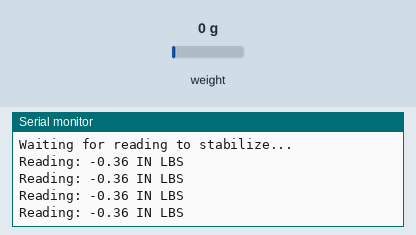
Bench run of a sketch on a simulated Arduino Uno, built with avr-gcc and run on an emulated ATmega328P. Parts: the last lines printed to the serial monitor. The inputs (shaded band) are chosen by the test bench; at power-on: weight on the scale 0 g.

Above: at 7.2 s.
7.3 s: weight on the scale set to 100 g
At 7.63 s:
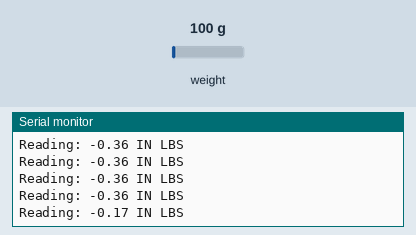
10.3 s: weight on the scale set to 1250 g
At 10.44 s:
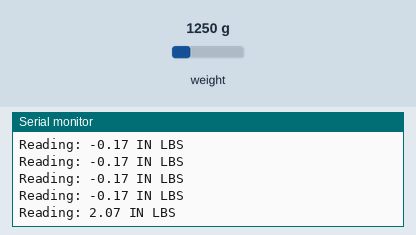
Timing chart, 0 to 13.3 s (numbered marks = the images above; inputs shaded):
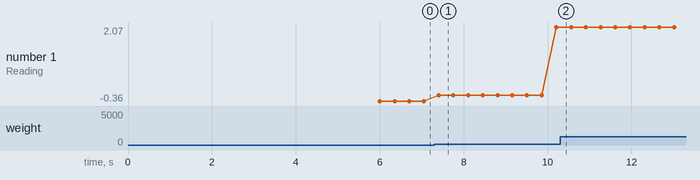

The sketch:

Torque.ino
```cpp
/*

 The HX711 does one thing well: read load cells. The breakout board is compatible with any wheat-stone bridge
 based load cell which should allow a user to measure everything from a few grams to tens of tons. Fortunately,
 the TRT-25 also uses a wheatstone bridge configuration.

-------------------------WIRING-------------------------------------
HX711 pins -> Load Cell                                             |
 +EXCITATION -> RED                                                 |
 -EXCITATION -> BLK                                                 |
 +SIGNAL     -> GTN                                                 |
 -SIGNAL     -> WHT                                                 |
                                                                    |
Arduino pins -> HX711                                               |
 10 -> DOUT (PURPLE)                                                 |
 11 -> HX711 CLK (YELLOW)                                           |
 5V -> VCC (RED)                                                    |
 GND -> GND (BLACK)                                                 |
                                                                    |
The HX711 board will be powered by the Arduino Shield 5V power bus. |
BE SURE TO CHECK ALL PIN CONNECTIONS BEFORE CONNECTING ARDUINO BOARD!
'VERIFY' AND 'UPLOAD' PROGRAM. USE SERIAL MONITOR TO CHECK OUTPUT   |
ONCE PROGRAM IS COMPILED AND UPLOADED, CHANGE PORT TO UNUSED PORT   |
IT IS THEN SAFE TO CONNECT DEVICE TO MS EXCEL DATASTREAMER          |
*YOU WONT BE ABLE TO CONNECT DEVICE IF IT IS STILL CONNECTED HERE*  |
--------------------------------------------------------------------
*/
#include <SPI.h>
#include <Adafruit_GFX.h>
#include <Adafruit_SH1106.h>
#include <Adafruit_Sensor.h>
#include <Adafruit_SSD1306.h>
#include "HX711.h" //This library needed to modified ; Original header file (HX711.h.orig) included.

#define LOADCELL_DOUT_PIN 10 //DT PRP 10
#define LOADCELL_SCK_PIN  11 //SCK YEL 11
#define SCREEN_WIDTH 128 // OLED display width, in pixels
#define SCREEN_HEIGHT 64 // OLED display height, in pixels

#define OLED_RESET -1

Adafruit_SH1106 display(OLED_RESET);
HX711 scale;
float torque;
float raw_count = 0.0;        // raw read from ADC
float full_scale = 25.0;      // full scale of output for TRT-25 (see specs)
float sensitivity = 0.00252;  // mV/V value (see calibration certificate)
float gain = 128.0;           // gain set explicity to 128
float aToD = 16777216.0;      // 2 ^ 24 since HX711 is a 24-bit ADC
float offset_value = -0.36;    // Still finding some small error. This value might need to be adjusted in the future.


void setup() {
  Serial.begin(9600); //BAUD RATE TO BE SET IN SERIAL MONITOR
  Serial.println("Torque testing for P21096: Bone Testing");
  scale.begin(LOADCELL_DOUT_PIN, LOADCELL_SCK_PIN);
  scale.tare();
  //Setting up Serial display
  Serial.println("Waiting for reading to stabilize...");
  //wait for HX711 chips to stabilize
  delay(5000);
}

void loop() {
  //Take reading and convert it from lbs to newtons (Leaving in debug lines for lbs)
  Serial.print("Reading: ");
  raw_count = (scale.read());
  //NO KNOWN WAY TO CALIBRATE WITH KNOWN TORQUE VALUES TO INTERPOLATE/EXTRAPOLATE
  //APPROXIMATE TORQUE = (((raw_count * full_scale) / (sensitvity * gain * (2^24))) - offset_value);
  torque = (((raw_count * full_scale) / (sensitivity * gain * aToD)) + offset_value);
  Serial.print(torque);
  Serial.print(" IN LBS"); //Default units for sensor (Can always be changed)
  Serial.println();
  /*
  //Torque sensor (LED output)
  display.setTextSize(1);
  display.setCursor(0,0);
  display.print("Reading: ");
  display.setTextSize(2);
  display.setCursor(38,0);
  display.print(torque);
  //display.print(finalValue);
  display.print(" ");
  display.setTextSize(1);
  //display.cp437(true);
  display.write(167);
  display.setTextSize(2);
  display.print("N");


  display.setTextSize(0.2);
  display.setCursor(0,57);
  display.print("P21097 Bone Testing");
  display.display();
  */

  //Print values as quickly as possible - add delay (ms) if you change your mind (4 readings a second)
  delay(250);
}
```

Measured:
- after the input at 7.3 s, the serial monitor: prints a new line after 0.10 s (image 1)
- plotted number 1: -0.36 → 2.07 after the input at 7.3 s
